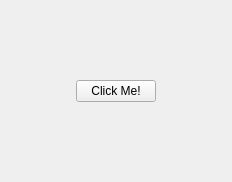
<?xml version="1.0" encoding="UTF-8"?>
<ui version="4.0">
 <class>Widget</class>
 <widget class="QWidget" name="Widget">
  <property name="geometry">
   <rect>
    <x>0</x>
    <y>0</y>
    <width>232</width>
    <height>182</height>
   </rect>
  </property>
  <property name="windowTitle">
   <string>Widget</string>
  </property>
  <layout class="QVBoxLayout" name="verticalLayout_2">
   <item>
    <layout class="QVBoxLayout" name="verticalLayout">
     <item>
      <spacer name="verticalSpacer">
       <property name="orientation">
        <enum>Qt::Vertical</enum>
       </property>
       <property name="sizeHint" stdset="0">
        <size>
         <width>20</width>
         <height>40</height>
        </size>
       </property>
      </spacer>
     </item>
     <item>
      <layout class="QHBoxLayout" name="horizontalLayout">
       <item>
        <spacer name="horizontalSpacer">
         <property name="orientation">
          <enum>Qt::Horizontal</enum>
         </property>
         <property name="sizeHint" stdset="0">
          <size>
           <width>40</width>
           <height>20</height>
          </size>
         </property>
        </spacer>
       </item>
       <item>
        <widget class="QPushButton" name="pushButton">
         <property name="text">
          <string>Click Me!</string>
         </property>
        </widget>
       </item>
       <item>
        <spacer name="horizontalSpacer_2">
         <property name="orientation">
          <enum>Qt::Horizontal</enum>
         </property>
         <property name="sizeHint" stdset="0">
          <size>
           <width>40</width>
           <height>20</height>
          </size>
         </property>
        </spacer>
       </item>
      </layout>
     </item>
     <item>
      <spacer name="verticalSpacer_2">
       <property name="orientation">
        <enum>Qt::Vertical</enum>
       </property>
       <property name="sizeHint" stdset="0">
        <size>
         <width>20</width>
         <height>40</height>
        </size>
       </property>
      </spacer>
     </item>
    </layout>
   </item>
  </layout>
 </widget>
 <layoutdefault spacing="6" margin="11"/>
 <resources/>
 <connections/>
</ui>
